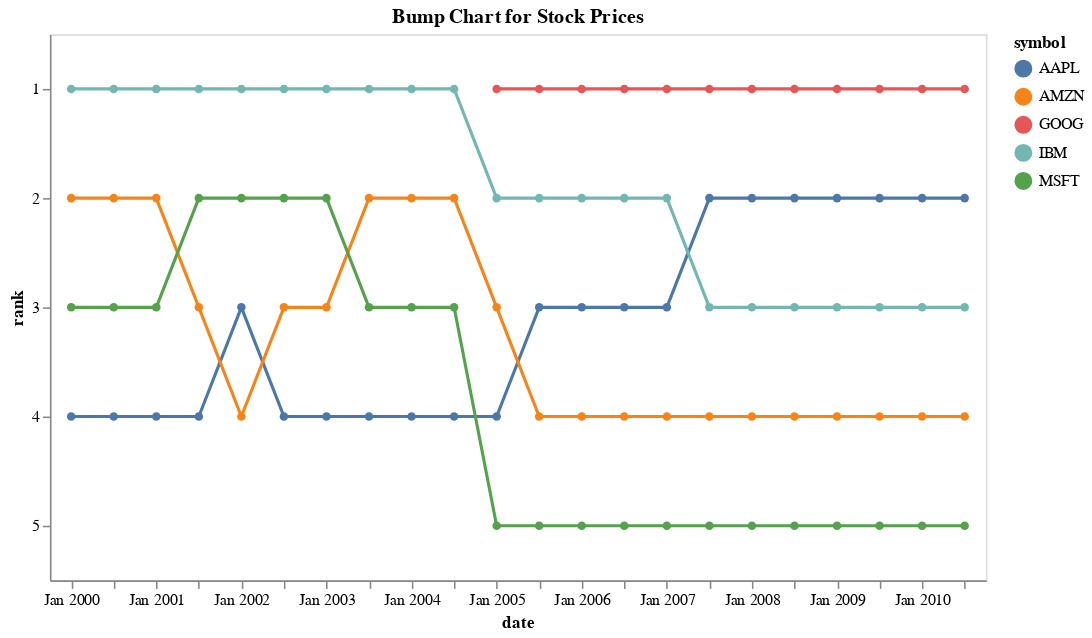

Write notebook code for a chart like this one.
### Code cell
alt.Chart(source).mark_line(point=True).encode(
    x=alt.X("date:O").timeUnit("yearmonth").title("date"),
    y="rank:O",
    color=alt.Color("symbol:N"),
).transform_window(
    rank="rank()", sort=[alt.SortField("price", order="descending")], groupby=["date"]
).properties(
    title="Bump Chart for Stock Prices",
    width=600,
    height=350,
)

### Figure 1 — Vega-Lite specification as saved in the notebook (floating-point values rounded to 4 significant figures)
{"config": {"view": {"continuousWidth": 300, "continuousHeight": 300}}, "data": {"name": "data-2d67bb8c5bca6bb3fa2f4195a4c04169"}, "mark": {"type": "line", "point": true}, "encoding": {"color": {"field": "symbol", "type": "nominal"}, "x": {"field": "date", "timeUnit": "yearmonth", "title": "date", "type": "ordinal"}, "y": {"field": "rank", "type": "ordinal"}}, "height": 350, "title": "Bump Chart for Stock Prices", "transform": [{"window": [{"op": "rank", "field": "", "as": "rank"}], "groupby": ["date"], "sort": [{"field": "price", "order": "descending"}]}], "width": 600, "$schema": "https://vega.github.io/schema/vega-lite/v5.16.3.json", "datasets": {"data-2d67bb8c5bca6bb3fa2f4195a4c04169": [{"date": "2000-01-31T00:00:00", "symbol": "AAPL", "price": 25.94}, {"date": "2000-01-31T00:00:00", "symbol": "AMZN", "price": 64.56}, {"date": "2000-01-31T00:00:00", "symbol": "IBM", "price": 100.5}, {"date": "2000-01-31T00:00:00", "symbol": "MSFT", "price": 39.81}, {"date": "2000-07-31T00:00:00", "symbol": "AAPL", "price": 27.7}, {"date": "2000-07-31T00:00:00", "symbol": "AMZN", "price": 50.97}, {"date": "2000-07-31T00:00:00", "symbol": "IBM", "price": 98.92}, {"date": "2000-07-31T00:00:00", "symbol": "MSFT", "price": 32.39}, {"date": "2001-01-31T00:00:00", "symbol": "AAPL", "price": 13.27}, {"date": "2001-01-31T00:00:00", "symbol": "AMZN", "price": 29.02}, {"date": "2001-01-31T00:00:00", "symbol": "IBM", "price": 94.94}, {"date": "2001-01-31T00:00:00", "symbol": "MSFT", "price": 24.46}, {"date": "2001-07-31T00:00:00", "symbol": "AAPL", "price": 10.65}, {"date": "2001-07-31T00:00:00", "symbol": "AMZN", "price": 13.26}, {"date": "2001-07-31T00:00:00", "symbol": "IBM", "price": 96.39}, {"date": "2001-07-31T00:00:00", "symbol": "MSFT", "price": 26.43}, {"date": "2002-01-31T00:00:00", "symbol": "AAPL", "price": 9.962}, {"date": "2002-01-31T00:00:00", "symbol": "AMZN", "price": 9.703}, {"date": "2002-01-31T00:00:00", "symbol": "IBM", "price": 97.01}, {"date": "2002-01-31T00:00:00", "symbol": "MSFT", "price": 24.45}, {"date": "2002-07-31T00:00:00", "symbol": "AAPL", "price": 10.49}, {"date": "2002-07-31T00:00:00", "symbol": "AMZN", "price": 15.67}, {"date": "2002-07-31T00:00:00", "symbol": "IBM", "price": 76.82}, {"date": "2002-07-31T00:00:00", "symbol": "MSFT", "price": 22.0}, {"date": "2003-01-31T00:00:00", "symbol": "AAPL", "price": 7.458}, {"date": "2003-01-31T00:00:00", "symbol": "AMZN", "price": 19.05}, {"date": "2003-01-31T00:00:00", "symbol": "IBM", "price": 69.04}, {"date": "2003-01-31T00:00:00", "symbol": "MSFT", "price": 20.55}, {"date": "2003-07-31T00:00:00", "symbol": "AAPL", "price": 8.457}, {"date": "2003-07-31T00:00:00", "symbol": "AMZN", "price": 31.76}, {"date": "2003-07-31T00:00:00", "symbol": "IBM", "price": 75.06}, {"date": "2003-07-31T00:00:00", "symbol": "MSFT", "price": 20.43}, {"date": "2004-01-31T00:00:00", "symbol": "AAPL", "price": 10.92}, {"date": "2004-01-31T00:00:00", "symbol": "AMZN", "price": 51.03}, {"date": "2004-01-31T00:00:00", "symbol": "IBM", "price": 82.86}, {"date": "2004-01-31T00:00:00", "symbol": "MSFT", "price": 22.01}, {"date": "2004-07-31T00:00:00", "symbol": "AAPL", "price": 14.14}, {"date": "2004-07-31T00:00:00", "symbol": "AMZN", "price": 45.28}, {"date": "2004-07-31T00:00:00", "symbol": "IBM", "price": 82.85}, {"date": "2004-07-31T00:00:00", "symbol": "MSFT", "price": 22.0}, {"date": "2005-01-31T00:00:00", "symbol": "AAPL", "price": 27.83}, {"date": "2005-01-31T00:00:00", "symbol": "AMZN", "price": 40.05}, {"date": "2005-01-31T00:00:00", "symbol": "GOOG", "price": 165.5}, {"date": "2005-01-31T00:00:00", "symbol": "IBM", "price": 84.14}, {"date": "2005-01-31T00:00:00", "symbol": "MSFT", "price": 23.58}, {"date": "2005-07-31T00:00:00", "symbol": "AAPL", "price": 40.3}, {"date": "2005-07-31T00:00:00", "symbol": "AMZN", "price": 35.93}, {"date": "2005-07-31T00:00:00", "symbol": "GOOG", "price": 241.3}, {"date": "2005-07-31T00:00:00", "symbol": "IBM", "price": 76.31}, {"date": "2005-07-31T00:00:00", "symbol": "MSFT", "price": 23.18}, {"date": "2006-01-31T00:00:00", "symbol": "AAPL", "price": 62.22}, {"date": "2006-01-31T00:00:00", "symbol": "AMZN", "price": 44.72}, {"date": "2006-01-31T00:00:00", "symbol": "GOOG", "price": 371.2}, {"date": "2006-01-31T00:00:00", "symbol": "IBM", "price": 76.94}, {"date": "2006-01-31T00:00:00", "symbol": "MSFT", "price": 24.85}, {"date": "2006-07-31T00:00:00", "symbol": "AAPL", "price": 64.43}, {"date": "2006-07-31T00:00:00", "symbol": "AMZN", "price": 34.89}, {"date": "2006-07-31T00:00:00", "symbol": "GOOG", "price": 391.4}, {"date": "2006-07-31T00:00:00", "symbol": "IBM", "price": 74.87}, {"date": "2006-07-31T00:00:00", "symbol": "MSFT", "price": 23.07}, {"date": "2007-01-31T00:00:00", "symbol": "AAPL", "price": 81.36}, {"date": "2007-01-31T00:00:00", "symbol": "AMZN", "price": 36.42}, {"date": "2007-01-31T00:00:00", "symbol": "GOOG", "price": 450.6}, {"date": "2007-01-31T00:00:00", "symbol": "IBM", "price": 85.55}, {"date": "2007-01-31T00:00:00", "symbol": "MSFT", "price": 26.94}, {"date": "2007-07-31T00:00:00", "symbol": "AAPL", "price": 108.7}, {"date": "2007-07-31T00:00:00", "symbol": "AMZN", "price": 59.39}, {"date": "2007-07-31T00:00:00", "symbol": "GOOG", "price": 484.9}, {"date": "2007-07-31T00:00:00", "symbol": "IBM", "price": 96.96}, {"date": "2007-07-31T00:00:00", "symbol": "MSFT", "price": 27.64}, {"date": "2008-01-31T00:00:00", "symbol": "AAPL", "price": 166.3}, {"date": "2008-01-31T00:00:00", "symbol": "AMZN", "price": 87.19}, {"date": "2008-01-31T00:00:00", "symbol": "GOOG", "price": 623.1}, {"date": "2008-01-31T00:00:00", "symbol": "IBM", "price": 107.1}, {"date": "2008-01-31T00:00:00", "symbol": "MSFT", "price": 31.27}, {"date": "2008-07-31T00:00:00", "symbol": "AAPL", "price": 159.6}, {"date": "2008-07-31T00:00:00", "symbol": "AMZN", "price": 74.28}, {"date": "2008-07-31T00:00:00", "symbol": "GOOG", "price": 512.0}, {"date": "2008-07-31T00:00:00", "symbol": "IBM", "price": 116.7}, {"date": "2008-07-31T00:00:00", "symbol": "MSFT", "price": 26.52}, {"date": "2009-01-31T00:00:00", "symbol": "AAPL", "price": 109.8}, {"date": "2009-01-31T00:00:00", "symbol": "AMZN", "price": 60.6}, {"date": "2009-01-31T00:00:00", "symbol": "GOOG", "price": 360.4}, {"date": "2009-01-31T00:00:00", "symbol": "IBM", "price": 95.53}, {"date": "2009-01-31T00:00:00", "symbol": "MSFT", "price": 21.48}, {"date": "2009-07-31T00:00:00", "symbol": "AAPL", "price": 127.0}, {"date": "2009-07-31T00:00:00", "symbol": "AMZN", "price": 77.69}, {"date": "2009-07-31T00:00:00", "symbol": "GOOG", "price": 394.0}, {"date": "2009-07-31T00:00:00", "symbol": "IBM", "price": 101.8}, {"date": "2009-07-31T00:00:00", "symbol": "MSFT", "price": 20.14}, {"date": "2010-01-31T00:00:00", "symbol": "AAPL", "price": 190.8}, {"date": "2010-01-31T00:00:00", "symbol": "AMZN", "price": 114.9}, {"date": "2010-01-31T00:00:00", "symbol": "GOOG", "price": 537.8}, {"date": "2010-01-31T00:00:00", "symbol": "IBM", "price": 122.2}, {"date": "2010-01-31T00:00:00", "symbol": "MSFT", "price": 27.51}, {"date": "2010-07-31T00:00:00", "symbol": "AAPL", "price": 213.8}, {"date": "2010-07-31T00:00:00", "symbol": "AMZN", "price": 123.6}, {"date": "2010-07-31T00:00:00", "symbol": "GOOG", "price": 543.5}, {"date": "2010-07-31T00:00:00", "symbol": "IBM", "price": 126.4}, {"date": "2010-07-31T00:00:00", "symbol": "MSFT", "price": 28.73}]}}
